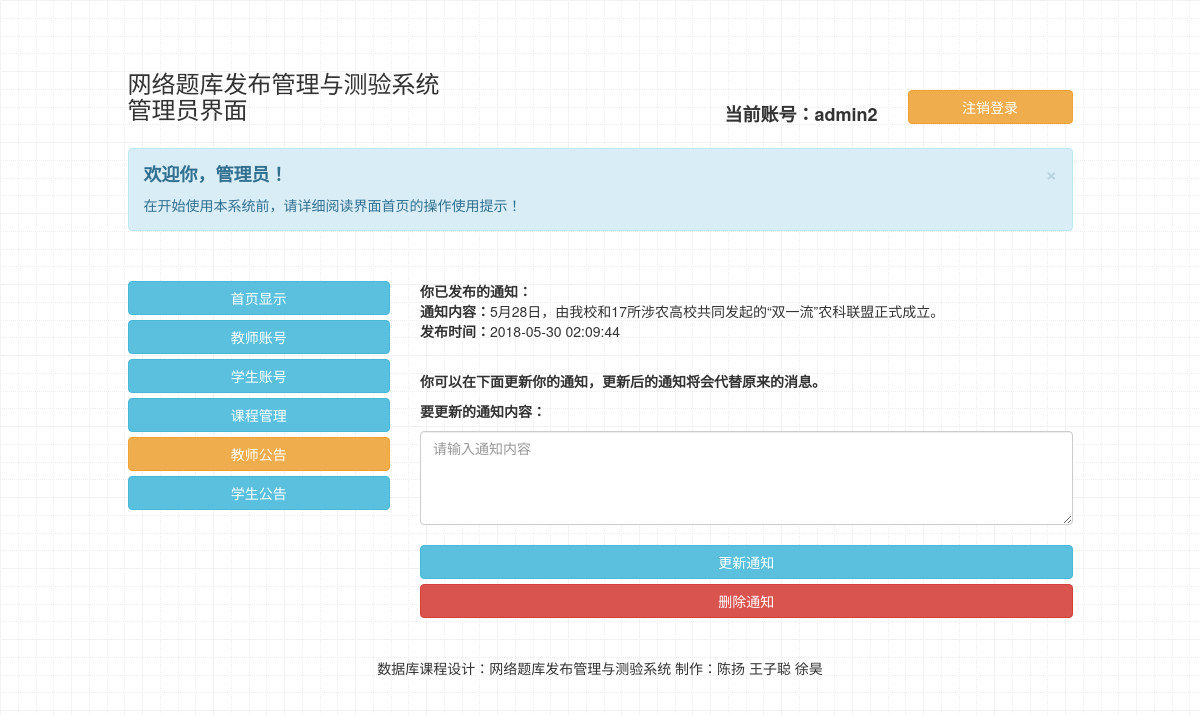
The page /系统源代码/QuestionManageSystem/adminSystem/manage/teacher_notice.php (signed in) on the database its author committed.
### tables this page shows
CREATE TABLE IF NOT EXISTS `notice_teacher` (
  `admin_username` char(20) NOT NULL,
  `notice_contents` char(200) DEFAULT NULL,
  `notice_time` datetime DEFAULT NULL
);

### 系统源代码/QuestionManageSystem/adminSystem/manage/teacher_notice.php (the view, shortened to what this page needs)
<!DOCTYPE html>
<html>
<head>
   <link rel="stylesheet" href="../../css/bootstrap.min.css">
</head>
<body background="..\login\images\back.gif">
<?php
	if (isset ( $_SESSION ["code"] )) {
		$con=mysqli_connect("localhost","root","root","stu_test");
		mysqli_query($con,"set names 'utf8'");
	?>
<div class="container">
	<div class="row clearfix">
		<div class="col-md-12 column">
            <p>
				<br><br>
			</p>
		</div>
	</div>
	<div class="row clearfix">
		<div class="col-md-1 column">
		</div>
		<div class="col-md-4 column">
			<h3>
				网络题库发布管理与测验系统<br>管理员界面
			</h3>
		</div>
		<div class="col-md-2 column">
		</div>
		<div class="col-md-2 column">
            <p class="text-right" style="font-size:18px">
			<br><br><strong>当前账号：<?php echo "${_SESSION["username"]}"; ?></strong>
			</p>
		</div>
		<div class="col-md-2 column">
			<br><br><button type="button" class="btn btn-default btn-block btn-warning" onclick="window.location.href='exit.php'">注销登录</button>
		</div>
		<div class="col-md-1 column">
		</div>
	</div>
	<div class="row clearfix">
		<div class="col-md-12 column">
		</div>
	</div>
	<div class="row clearfix">
		<div class="col-md-1 column">
		</div>
		<div class="col-md-10 column">
			<div class="alert alert-dismissable alert-info">
				 <button type="button" class="close" data-dismiss="alert" aria-hidden="true">×</button>
                <h4>
				<strong>欢迎你，管理员！</strong>
				</h4> 在开始使用本系统前，请详细阅读界面首页的操作使用提示！
			</div>
			<div class="row clearfix">
				<div class="col-md-12 column">
                    <p>
						<br>
					</p>
				</div>
			</div>
		</div>
		<div class="col-md-1 column">
		</div>
	</div>
	<div class="row clearfix">
		<div class="col-md-1 column">
		</div>
		<div class="col-md-3 column">
			 <button type="button" class="btn btn-default btn-block btn-info" onclick="window.location.href='index.php'">首页显示</button>
			 <button type="button" class="btn btn-default btn-block btn-info" onclick="window.location.href='teacher_account_manage.php'">教师账号</button>
			 <button type="button" class="btn btn-default btn-block btn-info" onclick="window.location.href='student_account_manage.php'">学生账号</button>
			 <button type="button" class="btn btn-default btn-block btn-info" onclick="window.location.href='course_manage.php'">课程管理</button>
			 <button type="button" class="btn btn-default btn-block btn-warning" onclick="window.location.href='teacher_notice.php'">教师公告</button>
			 <button type="button" class="btn btn-default btn-block btn-info" onclick="window.location.href='student_notice.php'">学生公告</button>
		</div>
		<div class="col-md-7 column">
			<p>
                <?php
                    $result=mysqli_query($con,"select * from notice_teacher where admin_username='${_SESSION["username"]}'");
                    $bookinfo=mysqli_fetch_array($result);
				if($bookinfo){
					echo '<strong>你已发布的通知：</strong>';
					echo '<br><strong>通知内容：</strong>';
					echo $bookinfo["notice_contents"];
					echo '<br><strong>发布时间：</strong>';
					echo $bookinfo["notice_time"];
					echo '<br><br><p><strong>你可以在下面更新你的通知，更新后的通知将会代替原来的消息。</strong></p>';
				}else{
					echo '<strong>你还未发布过通知，<br>你可以在下面发布你的通知。</strong>';
				}
				?>
				<form action="notice_teacher_change.php" method="post" role="form">
					<p>
						<?php
						if($bookinfo){
							echo '<strong>要更新的通知内容：</strong>';
						}else{
							echo '<strong>要发布的通知内容：</strong>';
						}
						?>
					</p>
                    <textarea type="text" name="notice_contents" class="form-control" rows="4" placeholder="请输入通知内容"></textarea>
					<br>
					<?php
					if($bookinfo){
						echo '<button type="submit" class="btn btn-default btn-block btn-info">更新通知</button>';
						echo '<button type="button" class="btn btn-default btn-block btn-danger" onclick="window.location.href=\'notice_teacher_delete.php?admin_username='.$_SESSION["username"].'\''.'">删除通知</button>';
					}else{
						echo '<button type="submit" class="btn btn-default btn-block btn-info">发布通知</button>';
					}
					?>
				</form>
			</p>
		</div>
		<div class="col-md-1 column">
		</div>
	</div>
	<div class="row clearfix">
		<div class="col-md-1 column">
		</div>
		<div class="col-md-10 column">
            <p>
				 <br>
			</p>
			<p class="text-center">
				 数据库课程设计：网络题库发布管理与测验系统    制作：陈扬    王子聪    徐昊
			</p>
		</div>
		<div class="col-md-1 column">
		</div>
	</div>
</div>
<?php
}
?>
</body>

### rows shown on the page
notice_teacher: notice_contents "5月28日，由我校和17所涉农高校共同发起的“双一流”农科联盟正式成立。", notice_time "2018-05-30 02:09:44"

### other values the page prints
_SESSION["username"] "admin2"
